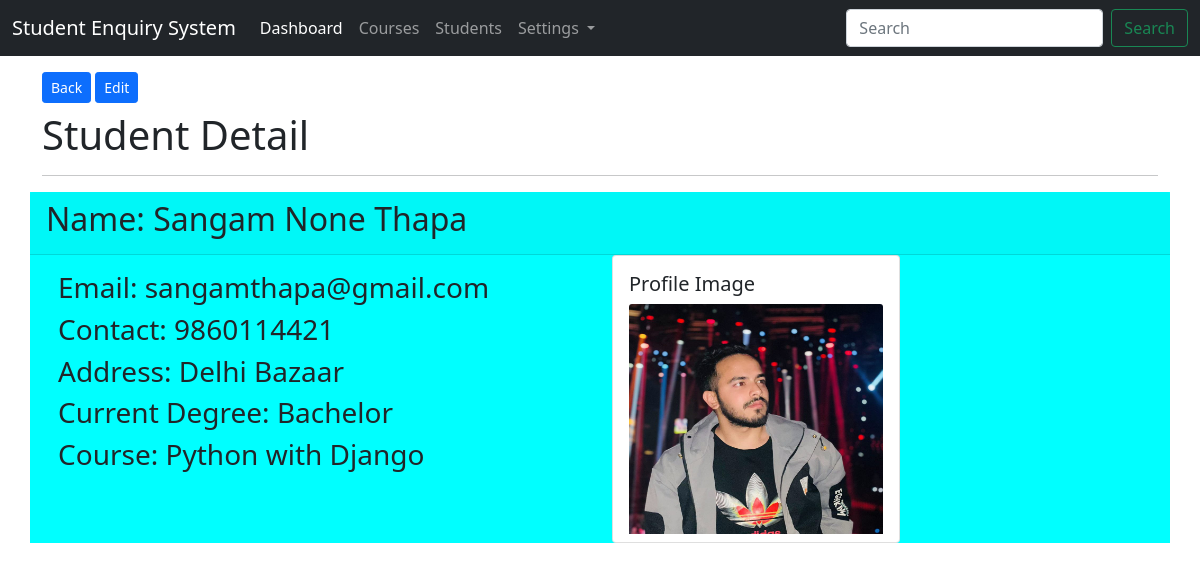
The page /students/show/1/ (signed in) on the database its author committed.
### app_students/models.py (models this page shows, shortened)
class StudentModel(models.Model):
    first_name = models.CharField(max_length=200)
    middle_name = models.CharField(max_length=200, null=True, blank=True)
    last_name = models.CharField(max_length=200)
    email = models.EmailField(unique=True)
    contact = models.CharField(max_length=20)
    address =  models.CharField(max_length=200)
    current_degree = models.CharField(max_length=200)
    profile_img = models.FileField(upload_to='students/profiles/', null=True, blank=True)
    course = models.ForeignKey(CourseModel, on_delete=models.CASCADE)
    created_at = models.DateTimeField(auto_now_add=True)
    user = models.ForeignKey(User, on_delete=models.CASCADE)
    class Meta:
        db_table = 'tbl_students'

### app_courses/models.py (models this page shows, shortened)
class CourseModel(models.Model):
    course_name = models.CharField(max_length=200)
    course_code = models.CharField(max_length=100)
    class Meta:
        db_table = "tbl_courses"

### app_students/views.py (the view)
# urls.py: path('show/<int:id>/', views.student_show, name='student-show'),
@login_required(login_url='/login')
def student_show(request, id):
    student = StudentModel.objects.get(id=id)
    context = {"student": student}
    return render(request, 'students/show.html', context)

### templates/students/show.html (shortened to what this page needs)
{% extends 'layouts/master.html' %}
{% block content %}
<div class="container">
    <a href="{% url 'student-index' %}" class="btn btn-primary btn-sm mt-3 mb-2">Back</a>
    <a href="{% url 'student-edit' student.id %}" class="btn btn-sm btn-primary mt-3 mb-2">Edit</a>
    <h1>Student Detail</h1>
    <hr>
    <div class="row" style="background-color: cyan">
        <div class="card-header">
            <h2>Name: {{ student.first_name }} {{ student.middle_name }} {{ student.last_name }}</h2>
        </div>
        <div class="col-sm-6">
            <div class="card-body">
                <h3>Email: {{ student.email }}</h3>
                <h3>Contact: {{ student.contact }}</h3>
                <h3>Address: {{ student.address }}</h3>
                <h3>Current Degree: {{ student.current_degree }}</h3>
                <h3>Course: {{ student.course.course_name }}</h3>
            </div>
        </div>
        <div class="col-sm-3">
            <div class="card" style="width: 18rem; height: 18rem;">
              <div class="card-body">
                <h5 class="card-title">Profile Image</h5>
                <img src="{{ student.profile_img.url }}" class="card-img-top" alt="..." width=90, height=230>
              </div>
            </div>
        </div>
    </div>
</div>
{% endblock %}

### rows shown on the page
StudentModel: first_name "Sangam", middle_name "None", last_name "Thapa", email "sangamthapa@gmail.com", contact "9860114421", address "Delhi Bazaar", current_degree "Bachelor", course.course_name "Python with Django", profile_img (picture)
